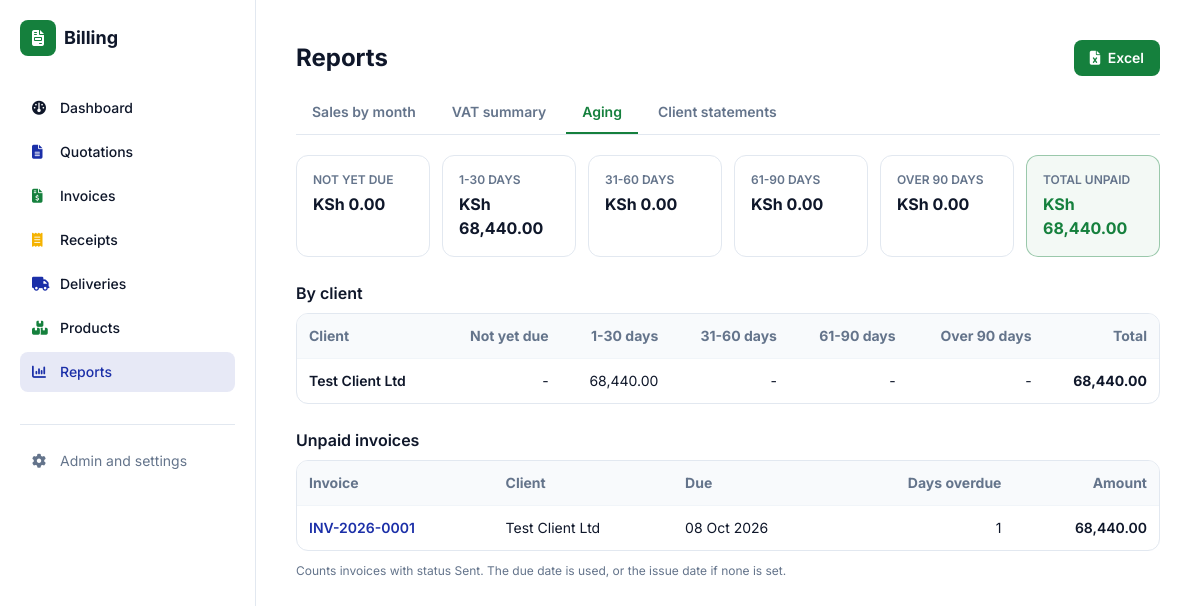
The app's page /reports/aging/ (signed in), older data.
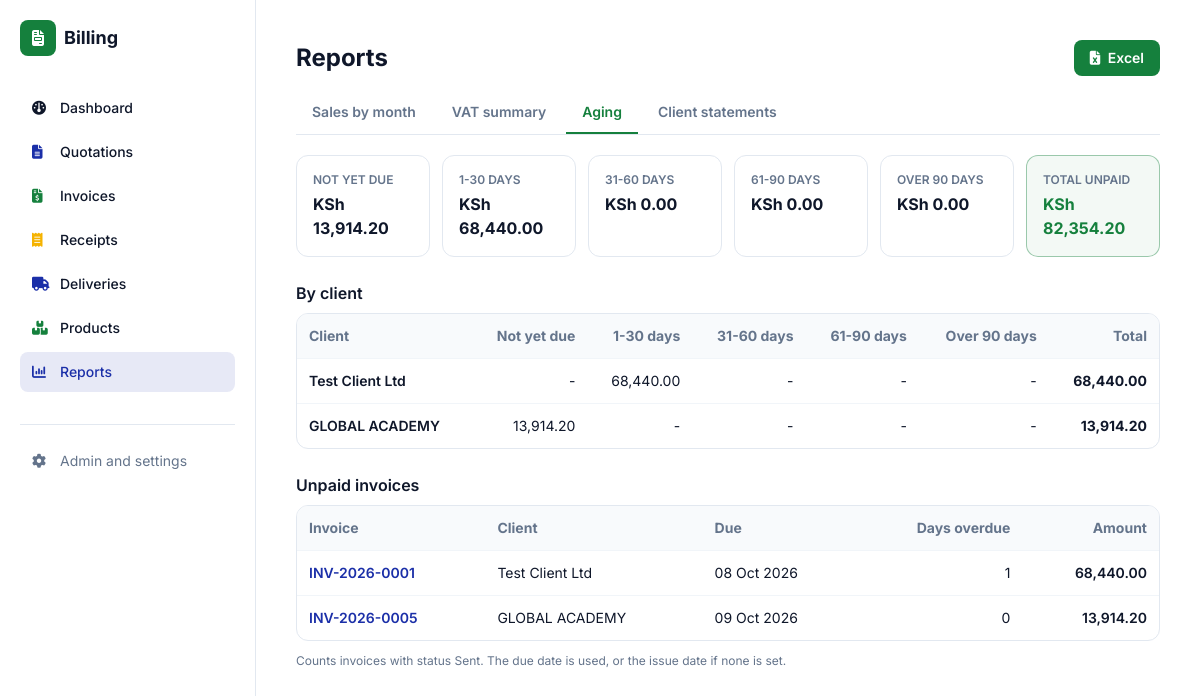
The same page, newer data.
### documents/models.py (models this page shows, shortened)
class Client(models.Model):
    name = models.CharField(max_length=150)
    phone = models.CharField(max_length=50, blank=True)
    email = models.EmailField(blank=True)
    address = models.TextField(blank=True)
    kra_pin = models.CharField(max_length=30, blank=True)
    class Meta:
        ordering = ["name"]

class Document(models.Model):
    QUOTATION, INVOICE, RECEIPT = "quotation", "invoice", "receipt"
    TYPES = [(QUOTATION, "Quotation"), (INVOICE, "Invoice"), (RECEIPT, "Receipt")]
    PREFIX = {QUOTATION: "QUO", INVOICE: "INV", RECEIPT: "RCP"}
    STATUSES = [
        ("draft", "Draft"), ("sent", "Sent"), ("accepted", "Accepted"),
        ("paid", "Paid"), ("void", "Void"),
    ]
    PAYMENT_METHODS = [
        ("cash", "Cash"), ("mpesa", "M-Pesa"), ("bank", "Bank Transfer"), ("card", "Card"),
    ]
    VAT_MODES = [
        ("exclusive", "VAT exclusive (add VAT on top)"),
        ("inclusive", "VAT inclusive (prices include VAT)"),
        ("none", "No VAT"),
    ]
    doc_type = models.CharField(max_length=10, choices=TYPES)
    number = models.CharField(max_length=30, unique=True, editable=False)
    client = models.ForeignKey(Client, null=True, blank=True, on_delete=models.SET_NULL)
    client_name = models.CharField(max_length=150, blank=True, help_text="Walk-in name if no client")
    issue_date = models.DateField(default=timezone.localdate)
    due_date = models.DateField(null=True, blank=True)
    status = models.CharField(max_length=10, choices=STATUSES, default="draft")
    vat_mode = models.CharField(max_length=10, choices=VAT_MODES, default="exclusive")
    served_by = models.CharField(max_length=80, blank=True)
    discount = models.DecimalField(max_digits=12, decimal_places=2, default=0)
    payment_method = models.CharField(max_length=10, choices=PAYMENT_METHODS, blank=True)
    payment_reference = models.CharField(max_length=60, blank=True)
    notes = models.TextField(blank=True)
    terms = models.TextField(blank=True)
    buyer_pin = models.CharField("Buyer KRA PIN", max_length=20, blank=True)
    etims_invoice_no = models.CharField("eTIMS invoice no.", max_length=60, blank=True)
    etims_qr = models.CharField("eTIMS QR data or link", max_length=500, blank=True,
                                help_text="Paste the QR link or data KRA gives you for this invoice")
    share_token = models.CharField(max_length=32, unique=True, null=True, blank=True, editable=False)
    share_viewed_at = models.DateTimeField(null=True, blank=True, editable=False)
    business = models.JSONField(default=dict, blank=True, editable=False)
    source = models.ForeignKey("self", null=True, blank=True, on_delete=models.SET_NULL,
                               related_name="converted")
    created_at = models.DateTimeField(auto_now_add=True)
    class Meta:
        ordering = ["-created_at"]
    @property
    def display_client(self):
        return self.client.name if self.client else (self.client_name or "Walk-in Customer")
    @cached_property
    def biz(self):
        data = dict(self.business or {})
        if not data:
            p = BusinessProfile.get()
            data = p.snapshot() if p else {}
        for key in ("name", "tagline", "address", "phone", "email", "kra_pin",
                    "payment_details", "receipt_footer", "logo", "signature", "stamp"):
            data.setdefault(key, "")
        data.setdefault("vat_rate", "16.00")
        return SimpleNamespace(**data)
    @cached_property
    def vat_rate(self):
        return Decimal(str(self.biz.vat_rate))
    @property
    def items_total(self):
        return sum((i.line_total for i in self.items.all()), Decimal("0"))
    @property
    def gross(self):
        return max(self.items_total - self.discount, Decimal("0"))
    @property
    def vat_amount(self):
        if self.vat_mode == "exclusive":
            return (self.gross * self.vat_rate / 100).quantize(Decimal("0.01"))
        if self.vat_mode == "inclusive":
            return self.gross - self.net_amount
        return Decimal("0")
    @property
    def total(self):
        return self.gross + self.vat_amount if self.vat_mode == "exclusive" else self.gross

### documents/report_views.py (the view, shortened to what this page needs)
# urls.py: path("reports/aging/", report_views.aging, name="report_aging"),
@login_required
def aging(request):
    today = timezone.localdate()
    invoices = (Document.objects.filter(doc_type="invoice", status="sent")
                .select_related("client").prefetch_related("items"))
    by_client, detail, totals = {}, [], [ZERO] * 5
    for d in invoices:
        due = d.due_date or d.issue_date
        days = (today - due).days
        i, amt = _bucket(days), d.total
        by_client.setdefault(d.display_client, [ZERO] * 5)[i] += amt
        totals[i] += amt
        detail.append({"doc": d, "due": due, "days": max(days, 0), "bucket": LABELS[i], "amount": amt})
    detail.sort(key=lambda r: -r["days"])
    clients = sorted(({"name": n, "cells": c, "total": sum(c, ZERO)} for n, c in by_client.items()),
                     key=lambda r: -r["total"])
    return render(request, "documents/reports/aging.html", {
        "tab": "aging", "labels": LABELS, "buckets": list(zip(LABELS, totals)), "clients": clients,
        "totals": totals, "grand": sum(totals, ZERO), "detail": detail, "today": today})

### documents/models.py (called while the page is built)
    @property
    def line_total(self):
        return self.quantity * self.unit_price

### documents/report_views.py (called while the page is built)
def _bucket(days):
    return 0 if days <= 0 else 1 if days <= 30 else 2 if days <= 60 else 3 if days <= 90 else 4

### templates/documents/reports/aging.html
{% extends "documents/reports/base.html" %}
{% block actions %}
<a href="?export=xlsx" class="no-print px-4 py-2 rounded-lg bg-brand-green text-white text-sm font-semibold text-center"><i class="fa-solid fa-file-excel mr-1"></i> Excel</a>
{% endblock %}
{% block report %}
<div class="grid grid-cols-2 lg:grid-cols-6 gap-3 mb-6">
  {% for label, amount in buckets %}
  <div class="rounded-xl border border-slate-200 p-4"><p class="text-xs font-semibold text-slate-500 uppercase">{{ label }}</p>
    <p class="mt-1 font-bold {% if forloop.counter > 2 and amount %}text-red-600{% endif %}">KSh {{ amount|floatformat:"2g" }}</p></div>
  {% endfor %}
  <div class="rounded-xl border border-brand-green/40 bg-brand-green/5 p-4"><p class="text-xs font-semibold text-slate-500 uppercase">Total unpaid</p><p class="mt-1 font-bold text-brand-green">KSh {{ grand|floatformat:"2g" }}</p></div>
</div>
<h2 class="font-semibold mb-2">By client</h2>
<div class="rounded-xl border border-slate-200 overflow-x-auto mb-6"><table class="w-full text-sm">
  <thead class="bg-slate-50 text-left text-slate-500"><tr><th class="p-3">Client</th>{% for l in labels %}<th class="p-3 text-right whitespace-nowrap">{{ l }}</th>{% endfor %}<th class="p-3 text-right">Total</th></tr></thead>
  {% for c in clients %}<tr class="border-t border-slate-100"><td class="p-3 font-semibold">{{ c.name }}</td>
    {% for v in c.cells %}<td class="p-3 text-right whitespace-nowrap">{% if v %}{{ v|floatformat:"2g" }}{% else %}-{% endif %}</td>{% endfor %}
    <td class="p-3 text-right whitespace-nowrap font-bold">{{ c.total|floatformat:"2g" }}</td></tr>
  {% empty %}<tr><td colspan="7" class="p-8 text-center text-slate-400">No unpaid invoices. Nice.</td></tr>{% endfor %}
</table></div>
<h2 class="font-semibold mb-2">Unpaid invoices</h2>
<div class="rounded-xl border border-slate-200 overflow-x-auto"><table class="w-full text-sm">
  <thead class="bg-slate-50 text-left text-slate-500"><tr><th class="p-3">Invoice</th><th class="p-3">Client</th><th class="p-3">Due</th><th class="p-3 text-right">Days overdue</th><th class="p-3 text-right">Amount</th></tr></thead>
  {% for r in detail %}<tr class="border-t border-slate-100">
    <td class="p-3 font-semibold"><a class="text-brand-blue" href="{% url 'documents:detail' r.doc.pk %}">{{ r.doc.number }}</a></td>
    <td class="p-3">{{ r.doc.display_client }}</td><td class="p-3 whitespace-nowrap">{{ r.due|date:"d M Y" }}</td>
    <td class="p-3 text-right {% if r.days > 30 %}text-red-600 font-semibold{% endif %}">{{ r.days }}</td>
    <td class="p-3 text-right whitespace-nowrap font-semibold">{{ r.amount|floatformat:"2g" }}</td></tr>{% endfor %}
</table></div>
<p class="text-xs text-slate-500 mt-3">Counts invoices with status Sent. The due date is used, or the issue date if none is set.</p>
{% endblock %}

Row changes from the older to the newer data that the page shows:
now on this page (row unchanged): Client: name "GLOBAL ACADEMY"
added Document: doc.number "INV-2026-0005", doc.display_client "GLOBAL ACADEMY", due "09 Oct 2026", days "0", amount "13,914.20"
Text that changed along with them:
{{ grand|floatformat:"2g" }}: "68,440.00" → "82,354.20"
new list line: "NOT YET DUE KSh 13,914.20"
new list line: "13,914.20 - - - - 13,914.20"
list line gone: "NOT YET DUE KSh 0.00"
